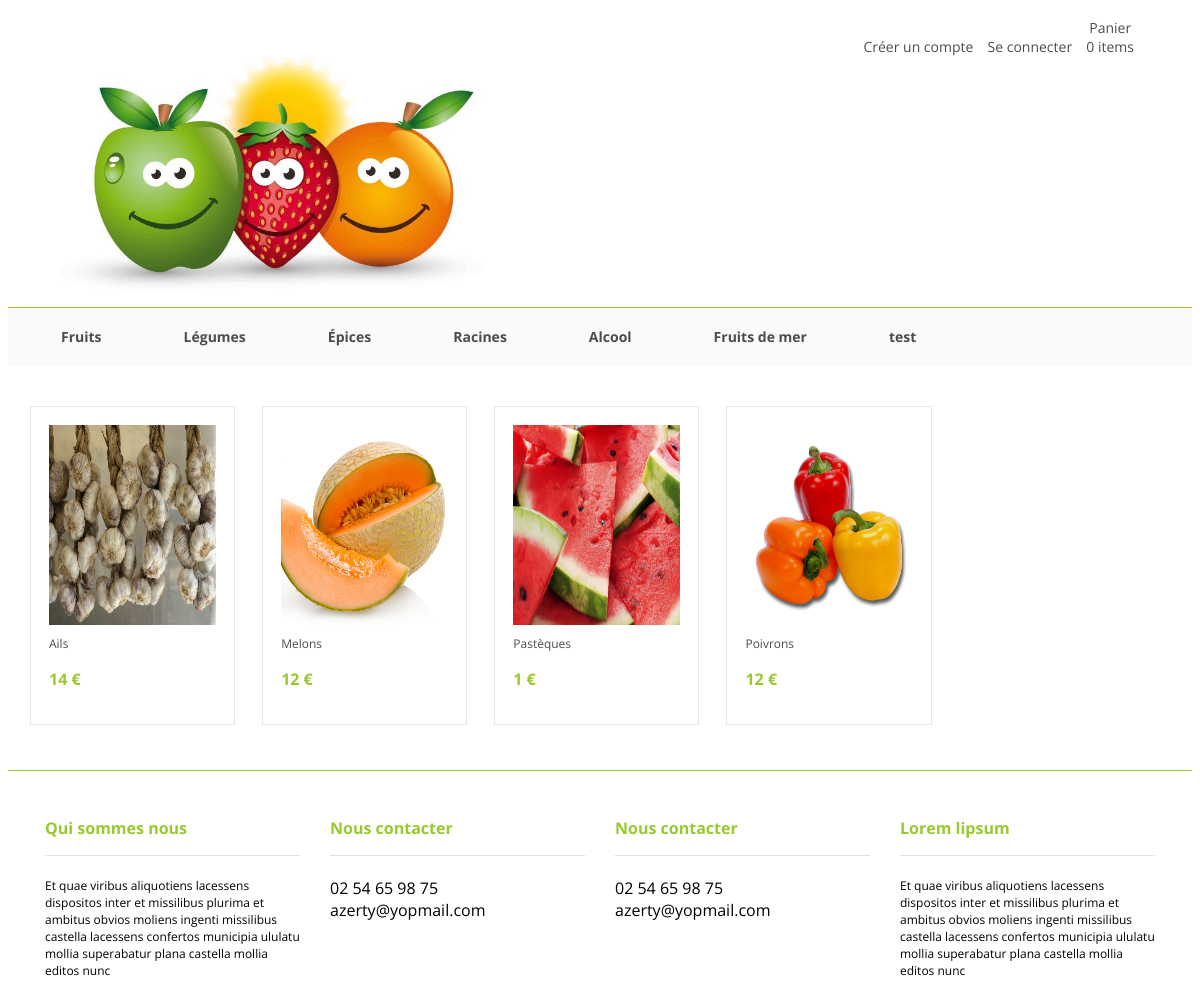
Screenshot of /categorie?id=2 with the database file from the repository.
### tables this page shows
CREATE TABLE IF NOT EXISTS `categories` (
  `id` int(11) NOT NULL,
  `nom` varchar(255) NOT NULL
);

CREATE TABLE IF NOT EXISTS `produit` (
  `id` int(11) NOT NULL,
  `nom` varchar(255) NOT NULL,
  `prix` float NOT NULL,
  `image` varchar(255) DEFAULT NULL,
  `description` varchar(255) NOT NULL
);

### categorie.php (the view)
<?php
include 'template/header.php';
 ?>
 <div class="prod_ran">
 <?php
if (isset($_GET['id']))
{
	$id = mysqli_real_escape_string($link, $_GET['id']);
	$query = "SELECT produit.nom, image, prix, produit.id FROM produit, categories, categories_products WHERE id_categories = $id AND id_produit = produit.id AND id_categories = categories.id ORDER BY produit.nom ASC";
	$array = mysqli_query($link, $query);
	while ($row = mysqli_fetch_assoc($array))
	{
?>
<section>
	<a href=single.php?id=<?php echo $row['id']; ?>>
	<img src=<?php echo $row['image']; ?>></a>
	<p class='product'><a href=single.php?id=<?php echo $row['id']; ?>>
	<?php echo $row['nom']; ?></a></p>
	<p class='price'><?php echo $row['prix']; ?></p>
</section>
<?php
}
?>
</div>
<?php
include 'template/footer.php';
}
?>

### template/menu.php
<ul class="menu">
	<div class="wrapper">
<?php
	$result = mysqli_query($link, "SELECT * FROM categories");
 	while ($row = mysqli_fetch_assoc($result)) {
 		echo "<li><a href=categorie?id=";
		echo $row['id'];
 		echo ">";
 		echo $row['nom'];
 		echo "</a></li>";
 	}
?>
	</div>
</ul>

### css/style.css (style rules this page uses)
body { font-family:Open Sans; }
* { box-sizing: border-box; }
p { font-size: 12px; }
*::after, *::before { box-sizing: border-box; }
ul li { list-style-type: none; }
a { font-family:Open Sans; color:#4c4c4c; text-decoration: none; }
.wrapper { width: 1140px; margin: 0 auto; }
ul.menu { padding-left: 0; }
.prod_ran { margin-top: 40px; }
.menu li:first-child { margin-left: 0; }
.menu { background-color: #FAFAFA; border-top: 1px solid #96ca2d; margin-bottom: 0; }
.menu li { display: inline-block; padding: 19px 5px 20px; margin-left: 20px; }
.menu li a { font-size: 14px; font-weight: 700; padding: 22px 26px 20px; }
.prod_ran section { border: 1px solid #e6e6e6; display: inline-block; margin-right: 2%; padding: 18px; width: 18%; }
.prod_ran section img { height: 200px; display: inline-block; width: 100%; }
.prod_ran section:last-child { margin-right: 0; }
.product { font-weight: 400; margin-top: 10px; }
.price { color: #96ca2d; font-size: 16px; font-weight: bold; }
.price:after { content: ' €'; }

### rows the page displays
categories: nom "Fruits"
categories: nom "Légumes"
categories: nom "Épices"
categories: nom "Racines"
categories: nom "Alcool"
categories: nom "Fruits de mer"
categories: nom "test"
produit: image (picture), nom "Ails", prix "14"
produit: image (picture), nom "Melons", prix "12"
produit: image (picture), nom "Pastèques", prix "1"
produit: image (picture), nom "Poivrons", prix "12"

### other values shown
$_SESSION['total_cart'] "0"
